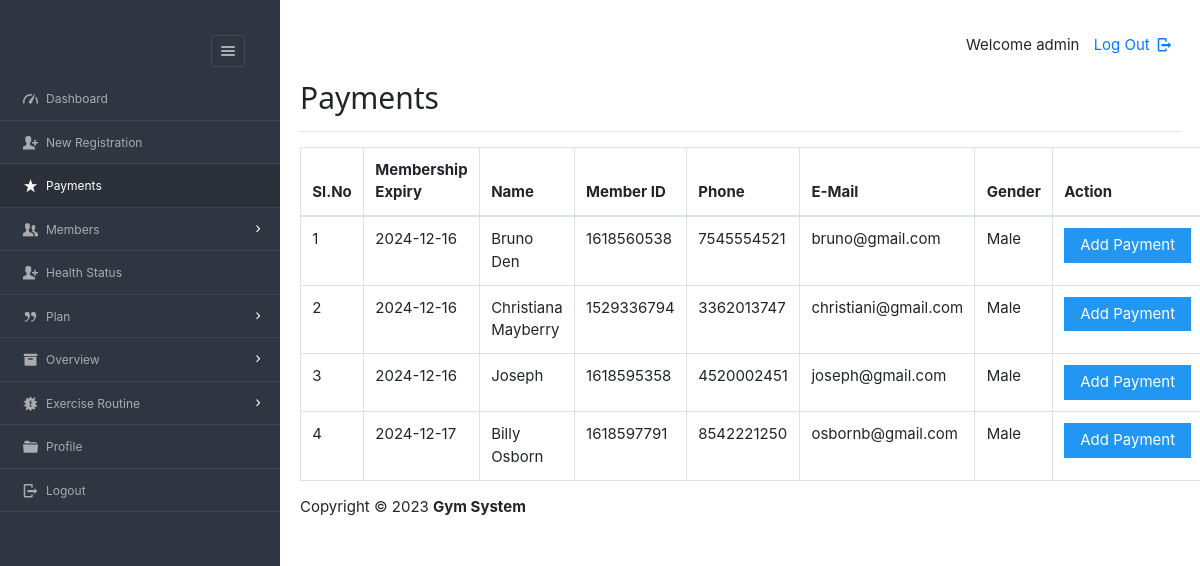
The app's page /dashboard/admin/payments.php (signed in) with its own data.
### tables this page shows
CREATE TABLE `users` (
  `userid` varchar(20) NOT NULL,
  `username` varchar(40) NOT NULL,
  `gender` varchar(8) NOT NULL,
  `mobile` varchar(20) NOT NULL,
  `email` varchar(20) NOT NULL,
  `dob` varchar(10) NOT NULL,
  `joining_date` varchar(10) NOT NULL
);

CREATE TABLE `enrolls_to` (
  `et_id` int(5) NOT NULL,
  `pid` varchar(8) NOT NULL,
  `uid` varchar(20) NOT NULL,
  `paid_date` varchar(15) DEFAULT NULL,
  `expire` varchar(15) DEFAULT NULL,
  `renewal` varchar(15) DEFAULT NULL
);

### dashboard/admin/payments.php (the view, shortened to what this page needs)
<?php
require '../../include/db_conn.php';
?>
<!DOCTYPE html>
<html lang="en">
<head>
    <link rel="stylesheet" href="../../css/style.css"  id="style-resource-5">
    <link rel="stylesheet" href="../../css/dashMain.css">
    <link rel="stylesheet" type="text/css" href="../../css/entypo.css">
    <link href="a1style.css" type="text/css" rel="stylesheet">
	<link rel="stylesheet" href="https://stackpath.bootstrapcdn.com/bootstrap/4.3.1/css/bootstrap.min.css">
</head>
      <body class="page-body  page-fade" onload="collapseSidebar()">
    	<div class="page-container sidebar-collapsed" id="navbarcollapse">
		<div class="sidebar-menu">
			<header class="logo-env">
					<div class="sidebar-collapse" onclick="collapseSidebar()">
				<a href="#" class="sidebar-collapse-icon with-animation">
					<i class="entypo-menu"></i>
				</a>
			</div>
			</header>
    		<?php include('nav.php'); ?>
    	</div>
    		<div class="main-content">
				<div class="row">
					<div class="col-md-6 col-sm-8 clearfix">
					</div>
					<div class="col-md-6 col-sm-4 clearfix hidden-xs">
						<ul class="list-inline links-list pull-right">
							<li>Welcome <?php echo $_SESSION['full_name']; ?>
							</li>
							<li>
								<a href="logout.php">
									Log Out <i class="entypo-logout right"></i>
								</a>
							</li>
						</ul>
					</div>
				</div>
		<h2>Payments</h2>
		<hr />
		<table class="table table-bordered datatable" id="table-1" border=1>
			<thead>
				<tr>
					<th>Sl.No</th>
					<th>Membership Expiry</th>
					<th>Name</th>
					<th>Member ID</th>
					<th>Phone</th>
					<th>E-Mail</th>
					<th>Gender</th>
					<th>Action</th>
				</tr>
			</thead>
				<tbody>
				<?php
					$query  = "select * from enrolls_to where renewal='yes' ORDER BY expire";
					$result = mysqli_query($con, $query);
					$sno    = 1;
					if (mysqli_affected_rows($con) != 0) {
					    while ($row = mysqli_fetch_array($result, MYSQLI_ASSOC)) {
					        $uid   = $row['uid'];
					        $planid=$row['pid'];
					        $query1  = "select * from users WHERE userid='$uid'";
					        $result1 = mysqli_query($con, $query1);
					        if (mysqli_affected_rows($con) == 1) {
					            while ($row1 = mysqli_fetch_array($result1, MYSQLI_ASSOC)) {
					                 echo "<tr><td>".$sno."</td>";
					                echo "<td>" . $row['expire'] . "</td>";
					                echo "<td>" . $row1['username'] . "</td>";
					                echo "<td>" . $row1['userid'] . "</td>";
					                echo "<td>" . $row1['mobile'] . "</td>";
					                echo "<td>" . $row1['email'] . "</td>";
					                echo "<td>" . $row1['gender'] . "</td>";
					                $sno++;
					                echo "<td><form action='make_payments.php' method='post'><input type='hidden' name='userID' value='" . $uid . "'/>
					                <input type='hidden' name='planID' value='" . $planid . "'/><input type='submit' class='a1-btn a1-blue' value='Add Payment ' class='btn btn-info'/></form></td></tr>";
					                $uid = 0;
					            }
					        }
					    }
					}
					?>
				</tbody>
		</table>
			<?php include('footer.php'); ?>
    	</div>
    </body>
</html>

### css/style.css (style rules this page uses)
html { font-size: 62.5%; font-family: sans-serif; }
div { display: block; }
body { font-family: "Noto Sans", sans-serif, "Helvetica Neue", Helvetica, Arial, sans-serif; font-size: 12px; line-height: 1.428571429; display: block; margin: 0; }
*, *:before, *:after { box-sizing: border-box; }
a { text-decoration: none; background: transparent; }
input, button, select, textarea { font-family: inherit; font-size: inherit; line-height: inherit; }
button, input { line-height: normal; }
button, input, select, textarea { font-family: inherit; font-size: 100%; margin: 0; }
input { background-color: white; cursor: text; padding: 1px; border-width: 2px; border-style: inset; border-color: initial; border-image: initial; }
input, textarea, select, button { text-rendering: auto; color: initial; letter-spacing: normal; word-spacing: normal; text-transform: none; text-indent: 0px; text-shadow: none; display: inline-block; text-align: start; margin: 0em; font: 400 13.3333px Arial; }
button, html input[type="button"], input[type="reset"], input[type="submit"] { cursor: pointer; }
a { color: #373e4a; text-decoration: none; }
a { background: transparent; }
a { color: #373e4a; }
.page-container { position: relative; padding-left: 280px; }
.page-container .sidebar-menu { position: absolute; width: 280px; top: 0; left: 0; bottom: 0; background: #303641; color: #aaabae; z-index: 1; min-height: 796px; box-sizing: border-box; }
.page-container .sidebar-menu .logo-env { width: 100%; padding: 35px; padding-bottom: 10px; box-sizing: border-box; }
.page-container .sidebar-menu .logo-env:before, .page-container .sidebar-menu .logo-env:after { content: " "; display: table; }
.page-container .sidebar-menu .logo-env > div { display: block; vertical-align: middle; white-space: nowrap; float: left; }
.page-container .sidebar-menu .logo-env > div > a { display: inline-block; color: #aaabae; }
.page-container .sidebar-menu .logo-env > div.sidebar-collapse, .page-container .sidebar-menu .logo-env > div.sidebar-mobile-menu { position: relative; float: right; }
.page-container .sidebar-menu .logo-env > div.sidebar-collapse a, .page-container .sidebar-menu .logo-env > div.sidebar-mobile-menu a { display: inline-block; border: 1px solid #454a54; text-align: center; padding: 0; line-height: 1; font-size: 20px; font-weight: 300; padding: 5px 2px; background-clip: padding-box; border-radius: 3px; transition: all 200ms ease-in-out; }
.page-container .sidebar-menu .logo-env:after { clear: both; }
ul, ol { margin-top: 0; margin-bottom: 8.5px; }
ul, menu, dir { display: block; list-style-type: disc; }
li { display: list-item; }
i, cite, em, var, address, dfn { font-style: italic; }

### css/entypo.css (style rules this page uses)
[class^="entypo-"]:before, [class*=" entypo-"]:before { font-family: "entypo"; font-style: normal; font-weight: normal; speak: none; display: inline-block; text-decoration: inherit; width: 1em; margin-right: .2em; text-align: center; font-variant: normal; text-transform: none; line-height: 1em; margin-left: .2em; }
.entypo-menu:before { content: '\e811'; }
.entypo-logout:before { content: '\e85d'; }

### records on screen
enrolls_to: expire "2024-12-16"
users: username "Bruno Den", userid "1618560538", mobile "7545554521", email "bruno@gmail.com", gender "Male"
enrolls_to: expire "2024-12-16"
users: username "Christiana Mayberry", userid "1529336794", mobile "3362013747", email "christiani@gmail.com", gender "Male"
enrolls_to: expire "2024-12-16"
users: username "Joseph", userid "1618595358", mobile "4520002451", email "joseph@gmail.com", gender "Male"
enrolls_to: expire "2024-12-17"
users: username "Billy Osborn", userid "1618597791", mobile "8542221250", email "osbornb@gmail.com", gender "Male"

### other values on screen
$_SESSION['full_name'] "admin"
